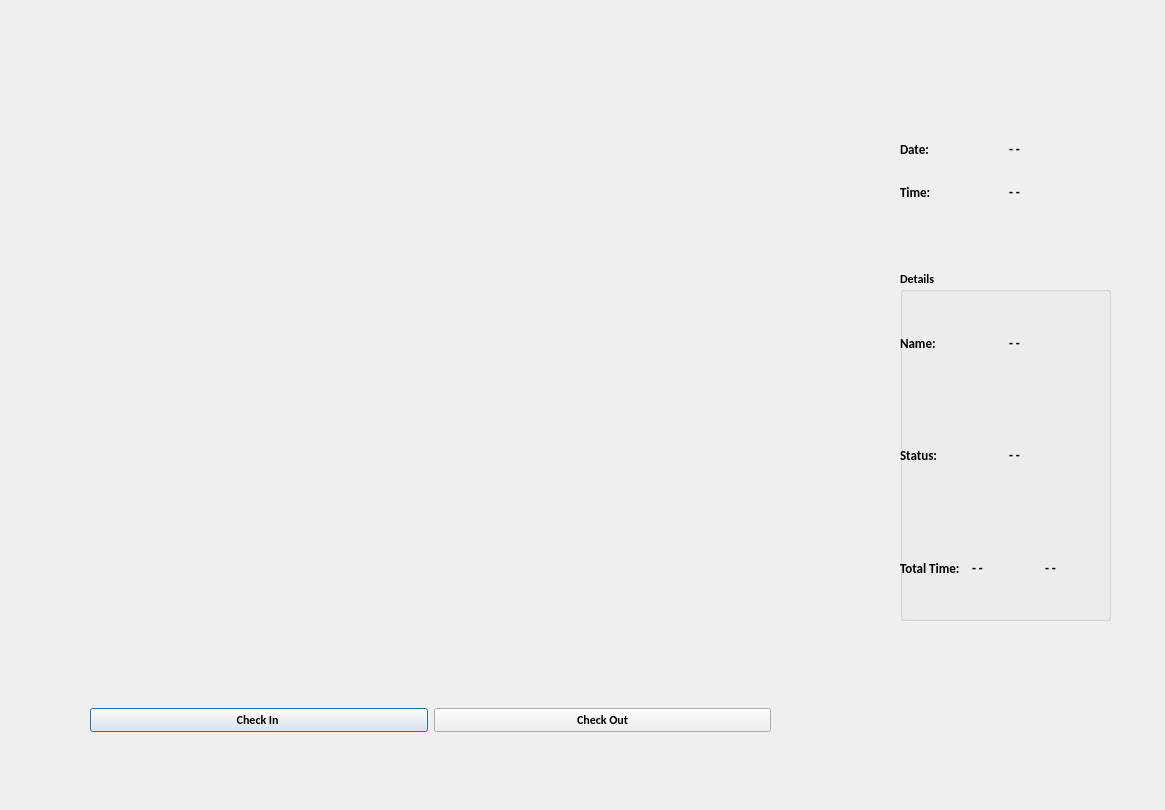
<?xml version="1.0" encoding="UTF-8"?>
<ui version="4.0">
 <class>OutputDialog</class>
 <widget class="QDialog" name="OutputDialog">
  <property name="geometry">
   <rect>
    <x>0</x>
    <y>0</y>
    <width>1165</width>
    <height>810</height>
   </rect>
  </property>
  <property name="minimumSize">
   <size>
    <width>0</width>
    <height>0</height>
   </size>
  </property>
  <property name="maximumSize">
   <size>
    <width>1920</width>
    <height>1080</height>
   </size>
  </property>
  <property name="font">
   <font>
    <family>Calibri</family>
    <weight>75</weight>
    <bold>true</bold>
   </font>
  </property>
  <property name="windowTitle">
   <string>Facial Recognition Practicum Project</string>
  </property>
  <property name="windowIcon">
   <iconset resource="resource.qrc">
    <normaloff>:/icon/icon.png</normaloff>:/icon/icon.png</iconset>
  </property>
  <widget class="QLabel" name="imgLabel">
   <property name="geometry">
    <rect>
     <x>40</x>
     <y>40</y>
     <width>800</width>
     <height>600</height>
    </rect>
   </property>
   <property name="minimumSize">
    <size>
     <width>800</width>
     <height>600</height>
    </size>
   </property>
   <property name="maximumSize">
    <size>
     <width>640</width>
     <height>480</height>
    </size>
   </property>
   <property name="text">
    <string/>
   </property>
  </widget>
  <widget class="QWidget" name="horizontalLayoutWidget">
   <property name="geometry">
    <rect>
     <x>90</x>
     <y>680</y>
     <width>681</width>
     <height>80</height>
    </rect>
   </property>
   <layout class="QHBoxLayout" name="horizontalLayout">
    <item>
     <widget class="QPushButton" name="ClockInButton">
      <property name="text">
       <string>Check In </string>
      </property>
      <property name="checkable">
       <bool>true</bool>
      </property>
     </widget>
    </item>
    <item>
     <widget class="QPushButton" name="ClockOutButton">
      <property name="text">
       <string>Check Out</string>
      </property>
      <property name="checkable">
       <bool>true</bool>
      </property>
     </widget>
    </item>
   </layout>
  </widget>
  <widget class="QWidget" name="verticalLayoutWidget">
   <property name="geometry">
    <rect>
     <x>900</x>
     <y>130</y>
     <width>211</width>
     <height>81</height>
    </rect>
   </property>
   <layout class="QVBoxLayout" name="verticalLayout_3">
    <item>
     <layout class="QHBoxLayout" name="horizontalLayout_3">
      <item>
       <widget class="QLabel" name="label">
        <property name="font">
         <font>
          <family>Calibri</family>
          <pointsize>10</pointsize>
          <weight>75</weight>
          <bold>true</bold>
         </font>
        </property>
        <property name="text">
         <string>Date:</string>
        </property>
       </widget>
      </item>
      <item>
       <widget class="QLabel" name="Date_Label">
        <property name="font">
         <font>
          <family>Calibri</family>
          <pointsize>10</pointsize>
          <weight>75</weight>
          <bold>true</bold>
         </font>
        </property>
        <property name="text">
         <string>- -</string>
        </property>
       </widget>
      </item>
     </layout>
    </item>
    <item>
     <layout class="QHBoxLayout" name="horizontalLayout_4">
      <item>
       <widget class="QLabel" name="label_4">
        <property name="font">
         <font>
          <family>Calibri</family>
          <pointsize>10</pointsize>
          <weight>75</weight>
          <bold>true</bold>
         </font>
        </property>
        <property name="text">
         <string>Time:</string>
        </property>
       </widget>
      </item>
      <item>
       <widget class="QLabel" name="Time_Label">
        <property name="font">
         <font>
          <family>Calibri</family>
          <pointsize>10</pointsize>
          <weight>75</weight>
          <bold>true</bold>
         </font>
        </property>
        <property name="text">
         <string>- -</string>
        </property>
       </widget>
      </item>
     </layout>
    </item>
   </layout>
  </widget>
  <widget class="QGroupBox" name="groupBox">
   <property name="geometry">
    <rect>
     <x>900</x>
     <y>270</y>
     <width>211</width>
     <height>351</height>
    </rect>
   </property>
   <property name="title">
    <string>Details</string>
   </property>
   <widget class="QWidget" name="verticalLayoutWidget_2">
    <property name="geometry">
     <rect>
      <x>0</x>
      <y>20</y>
      <width>211</width>
      <height>331</height>
     </rect>
    </property>
    <layout class="QVBoxLayout" name="verticalLayout_4">
     <item>
      <layout class="QHBoxLayout" name="horizontalLayout_5">
       <item>
        <widget class="QLabel" name="label_2">
         <property name="font">
          <font>
           <family>Calibri</family>
           <pointsize>10</pointsize>
           <weight>75</weight>
           <bold>true</bold>
          </font>
         </property>
         <property name="text">
          <string>Name:</string>
         </property>
        </widget>
       </item>
       <item>
        <widget class="QLabel" name="NameLabel">
         <property name="font">
          <font>
           <family>Calibri</family>
           <pointsize>10</pointsize>
           <weight>75</weight>
           <bold>true</bold>
          </font>
         </property>
         <property name="text">
          <string>- -</string>
         </property>
        </widget>
       </item>
      </layout>
     </item>
     <item>
      <layout class="QHBoxLayout" name="horizontalLayout_6">
       <item>
        <widget class="QLabel" name="label_5">
         <property name="font">
          <font>
           <family>Calibri</family>
           <pointsize>10</pointsize>
           <weight>75</weight>
           <bold>true</bold>
          </font>
         </property>
         <property name="text">
          <string>Status:</string>
         </property>
        </widget>
       </item>
       <item>
        <widget class="QLabel" name="StatusLabel">
         <property name="font">
          <font>
           <family>Calibri</family>
           <pointsize>10</pointsize>
           <weight>75</weight>
           <bold>true</bold>
          </font>
         </property>
         <property name="text">
          <string>- -</string>
         </property>
        </widget>
       </item>
      </layout>
     </item>
     <item>
      <layout class="QHBoxLayout" name="horizontalLayout_7">
       <item>
        <widget class="QLabel" name="label_6">
         <property name="font">
          <font>
           <family>Calibri</family>
           <pointsize>10</pointsize>
           <weight>75</weight>
           <bold>true</bold>
          </font>
         </property>
         <property name="text">
          <string>Total Time:</string>
         </property>
        </widget>
       </item>
       <item>
        <widget class="QLabel" name="HoursLabel">
         <property name="font">
          <font>
           <family>Calibri</family>
           <pointsize>10</pointsize>
           <weight>75</weight>
           <bold>true</bold>
          </font>
         </property>
         <property name="text">
          <string>- -</string>
         </property>
        </widget>
       </item>
       <item>
        <widget class="QLabel" name="MinLabel">
         <property name="font">
          <font>
           <family>Calibri</family>
           <pointsize>10</pointsize>
           <weight>75</weight>
           <bold>true</bold>
          </font>
         </property>
         <property name="text">
          <string>- -</string>
         </property>
        </widget>
       </item>
      </layout>
     </item>
    </layout>
   </widget>
  </widget>
 </widget>
 <resources>
  <include location="resource.qrc"/>
 </resources>
 <connections/>
</ui>
